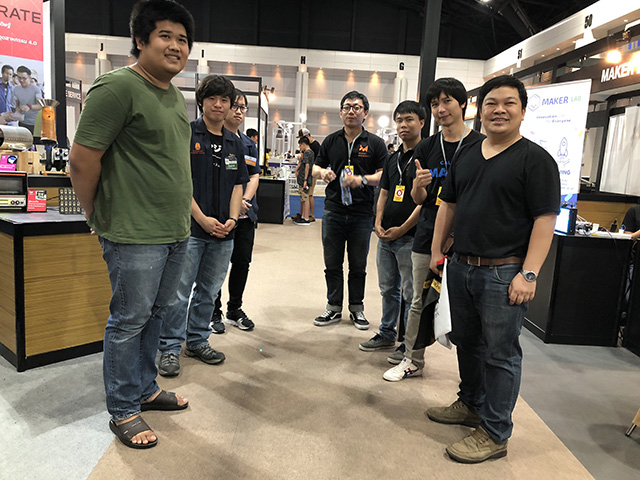
#> input picture OpenCV/image_01.jpg, 640 x 480 px
$ python 0040_Blue_Sharp.py
#> lines starting #> are read from the running program, lines starting #| are printed output that depends on the picture
#!/usr/bin/env python

import cv2
import numpy as np

image = cv2.imread( 'image_01.jpg' )
#> image is the input picture: shape (480, 640, 3); mean B, G, R 95.5, 107.9, 116.4

cv2.imshow( 'Original', image )
cv2.waitKey( 0 )

blur_img = cv2.blur(image,(9,9)) # (9 x 9) filter is used
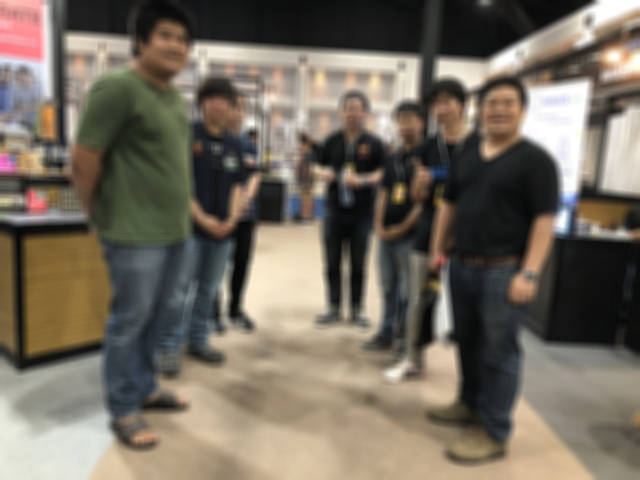
#> blur_img: shape (480, 640, 3); mean B, G, R 95.5, 107.9, 116.4

cv2.imshow('Blurred', blur_img)
cv2.waitKey(0)

kernel = np.array([[-1,-1,-1],
                   [-1,9,-1],
                   [-1,-1,-1]])
sharpened_img = cv2.filter2D(image, -1, kernel)
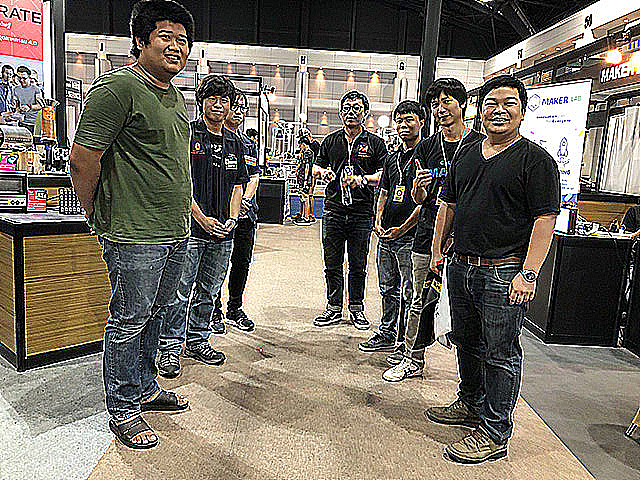
#> sharpened_img: shape (480, 640, 3); mean B, G, R 99.3, 110.4, 117.8

cv2.imshow('Sharpen', sharpened_img)
cv2.waitKey(0)

$ run again, with OpenCV/camera_still.jpg copied over OpenCV/image_01.jpg
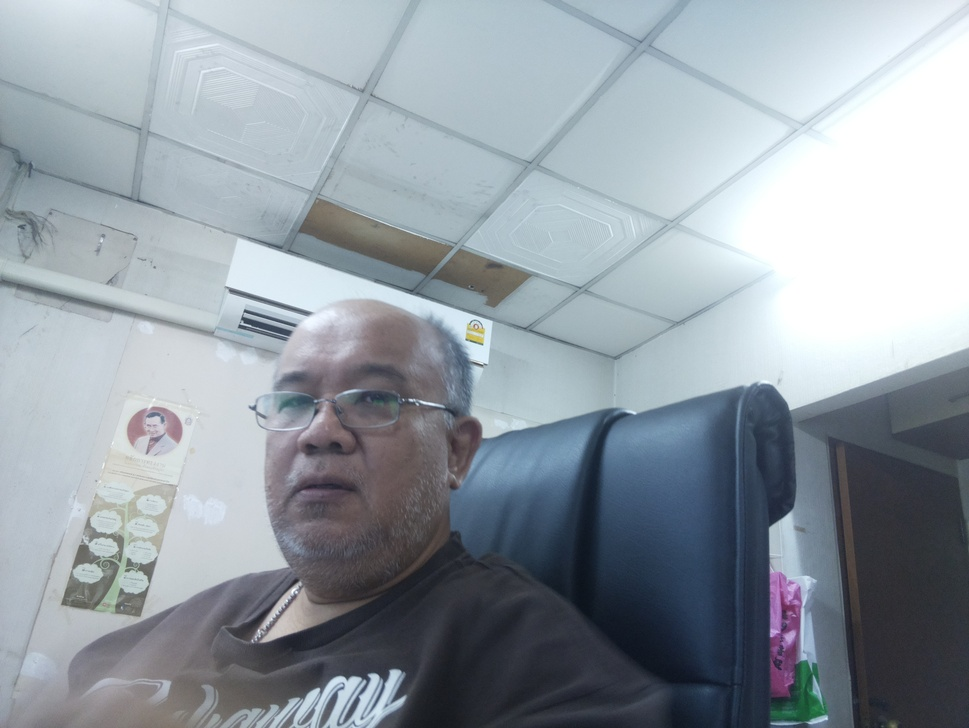
#> input picture OpenCV/camera_still.jpg, 969 x 728 px, shrunk from 3280 x 2464 before the run
#> image is the input picture: shape (728, 969, 3); mean B, G, R 164.1, 156.2, 147
#> `sharpened_img = cv2.filter2D(image, -1, kernel)`:
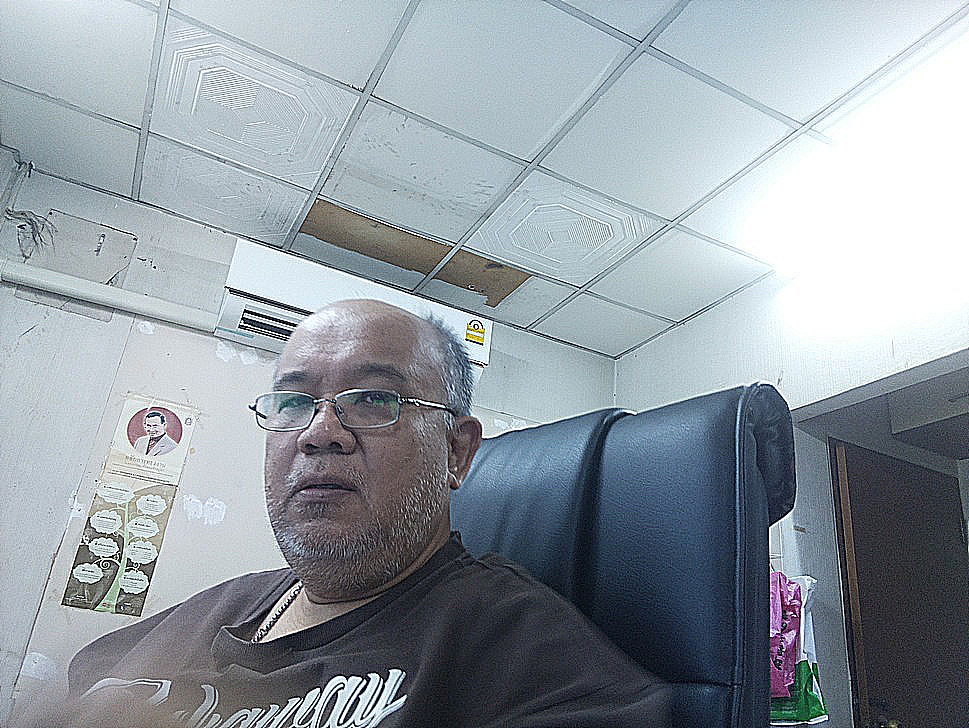
#> sharpened_img: shape (728, 969, 3); mean B, G, R 163.4, 155.7, 146.8
